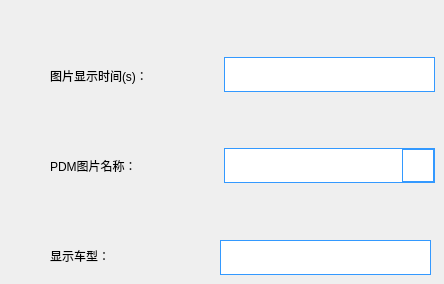
    <widget class="QWidget" name="page_3">
     <widget class="QLineEdit" name="lineEdit_PDMShowTime">
      <property name="geometry">
       <rect>
        <x>224</x>
        <y>57</y>
        <width>211</width>
        <height>35</height>
       </rect>
      </property>
      <property name="focusPolicy">
       <enum>Qt::ClickFocus</enum>
      </property>
      <property name="styleSheet">
       <string notr="true">font: 14pt &quot;黑体&quot;;
border-width:1px; 
border-style:solid; 
border-color:rgb(51, 153, 255); 
margin-top: 0ex;</string>
      </property>
      <property name="text">
       <string/>
      </property>
     </widget>
     <widget class="QLabel" name="label_variable_2">
      <property name="geometry">
       <rect>
        <x>50</x>
        <y>60</y>
        <width>161</width>
        <height>31</height>
       </rect>
      </property>
      <property name="styleSheet">
       <string notr="true">font: 14pt &quot;黑体&quot;;</string>
      </property>
      <property name="text">
       <string>图片显示时间(s)：</string>
      </property>
     </widget>
     <widget class="QComboBox" name="comboBox_PDM_2">
      <property name="geometry">
       <rect>
        <x>224</x>
        <y>148</y>
        <width>211</width>
        <height>35</height>
       </rect>
      </property>
      <property name="focusPolicy">
       <enum>Qt::NoFocus</enum>
      </property>
      <property name="styleSheet">
       <string notr="true">QComboBox {
font: 14pt &quot;Arial&quot;;
border-width:1px; 
border-style:solid; 
border-color:rgb(51, 153, 255); 
margin-top: 0ex;
}
QComboBox::drop-down {
width:30px; 
border-width:1px; 
border-style:solid; 
border-color:rgb(51, 153, 255); 
}
QComboBox::down-arrow {
image: url(:/LCD_CS351/LCD_CS351/logo/arrow.png);
}
QComboBox QAbstractItemView{
height:50px;
border: 1px solid rgb(51, 153, 255); 
selection-background-color: rgb(51, 153, 255); 
}
QScrollBar:vertical{
width:30px;
border: 2px solid grey;
}
QComboBox QAbstractItemView::item{
height:20px;
}</string>
      </property>
      <property name="editable">
       <bool>false</bool>
      </property>
      <property name="maxVisibleItems">
       <number>10</number>
      </property>
     </widget>
     <widget class="QLabel" name="label_variable_4">
      <property name="geometry">
       <rect>
        <x>50</x>
        <y>150</y>
        <width>161</width>
        <height>31</height>
       </rect>
      </property>
      <property name="styleSheet">
       <string notr="true">font: 14pt &quot;黑体&quot;;</string>
      </property>
      <property name="text">
       <string>PDM图片名称：</string>
      </property>
     </widget>
     <widget class="QLabel" name="label_variable_18">
      <property name="geometry">
       <rect>
        <x>50</x>
        <y>240</y>
        <width>161</width>
        <height>31</height>
       </rect>
      </property>
      <property name="styleSheet">
       <string notr="true">font: 14pt &quot;黑体&quot;;</string>
      </property>
      <property name="text">
       <string>显示车型：</string>
      </property>
     </widget>
     <widget class="QLineEdit" name="lineEdit_PDMPass">
      <property name="geometry">
       <rect>
        <x>220</x>
        <y>240</y>
        <width>211</width>
        <height>35</height>
       </rect>
      </property>
      <property name="focusPolicy">
       <enum>Qt::ClickFocus</enum>
      </property>
      <property name="styleSheet">
       <string notr="true">font: 14pt &quot;黑体&quot;;
border-width:1px; 
border-style:solid; 
border-color:rgb(51, 153, 255); 
margin-top: 0ex;</string>
      </property>
      <property name="text">
       <string/>
      </property>
     </widget>
    </widget>
